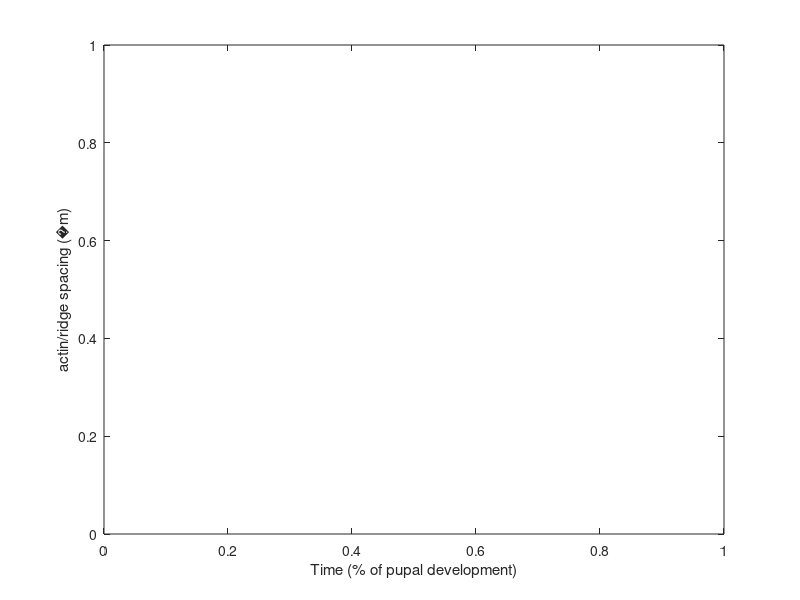

Reproduce this figure in MATLAB. (Note: this script raises an error after producing the figure.)
%makeFig5G plots measurements of actin/ridge spacing shown in Fig. 5 G
%   Anthony McDougal, Sungsam Kang, Zahid Yaqoob, Peter So, and Mathias Kolle, 2021 

% Load measured spatial periods
load('Measured/J37-Group1-Spacing.mat')
load('Measured/J37-Group2-Spacing.mat')
load('Measured/J37-Group3-Spacing.mat')
AgeFull = 9.885946043 ; 

%Prepare figure
figure
ax1 = gca;
hold on
box on
ylabel(['actin/ridge spacing (', char(0181),'m)'])
xlabel('Time (% of pupal development)')

%Prepare figure colors
c = [0 1 1];
kVal = [0.50, 0.40, 0.70, 0.30, 0.80, 0.20, 0.60];
newColorOrder = repmat(c,7,1).*repmat(kVal',1,3);
colororder(newColorOrder)

%% Prepare Group 1

%Calculate percentage of age
Group1SpacingTable.PercentAge = 100*Group1SpacingTable.Age/AgeFull;

%Add jitter:
%Scale 81a and 81c have a spacing dominantS_um nearly identical:
%{1.06264371280397} {1.06271631156618}
jitterG1PercentAge = Group1SpacingTable.PercentAge;
jitterG1PercentAge(1) = jitterG1PercentAge(1)+.1;
jitterG1PercentAge(3) = jitterG1PercentAge(3)-.1;

%Plot group 1
scatterGroup1 = scatter(jitterG1PercentAge, Group1SpacingTable.dominantS_um);

%% Prepare Group 2

%Calculate percentage of age
Group2SpacingTable.PercentAge = 100*Group2SpacingTable.Age/AgeFull;

%Organize table
G2AgeCount = 3;
G2ScaleCount = 4;
Group2PercentAge = reshape(Group2SpacingTable.PercentAge, [G2AgeCount, G2ScaleCount]);
Group2Spacing = reshape(Group2SpacingTable.dominantS_um, [G2AgeCount, G2ScaleCount]);

%Plot group 2
plotGroup2 = plot(Group2PercentAge, Group2Spacing);

%% Prepare Group 3

%Calculate percentage of age
Group3SpacingTable.PercentAge = 100*Group3SpacingTable.Age/AgeFull;

%Organize table
G3AgeCount = 3;
G3ScaleCount = 3;
Group3PercentAge = reshape(Group3SpacingTable.PercentAge, [G3AgeCount, G3ScaleCount]);
Group3Spacing = reshape(Group3SpacingTable.dominantS_um, [G3AgeCount, G3ScaleCount]);

%Plot group 3
plotGroup3 = plot(Group3PercentAge, Group3Spacing);

%% Format figure

ypad = 1.15;
xlower = 28;
xupper = 95;
ax1.XLim = [xlower, xupper];
xticks([30 40 50 60 70 80 90])
labels = string(ax1.XAxis.TickLabels); 
labels(2:2:end) = nan; 
ax1.XAxis.TickLabels = labels; 
ax1.YLim = [0.9, 2.1];
ytickformat('%.1f')

set(scatterGroup1,'Marker','x', 'MarkerEdgeColor', [0,0,0]);
set(plotGroup2,'Marker','x', 'Linestyle', '-');
set(plotGroup3,'Marker','x', 'Linestyle', '-');
